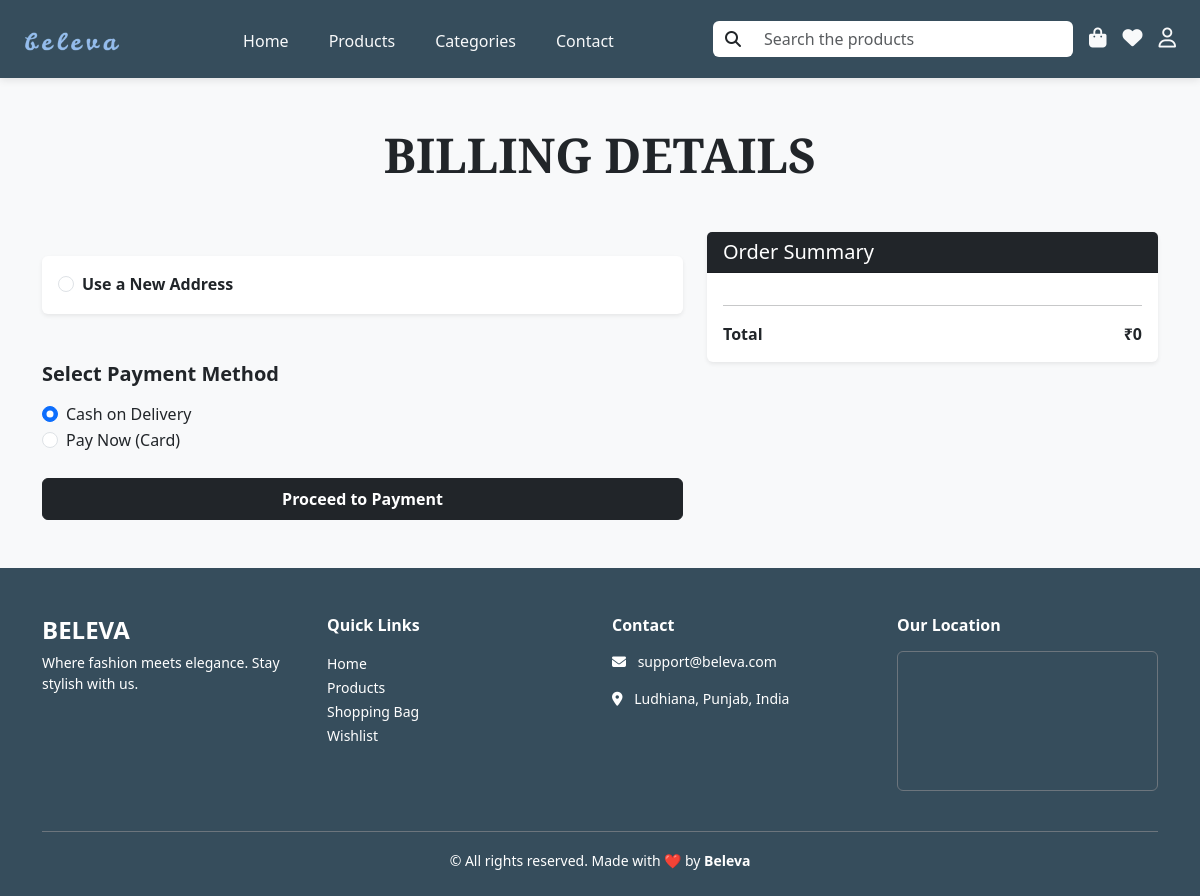
/accounts/address/ (signed in), run on an earlier commit of the app's database.
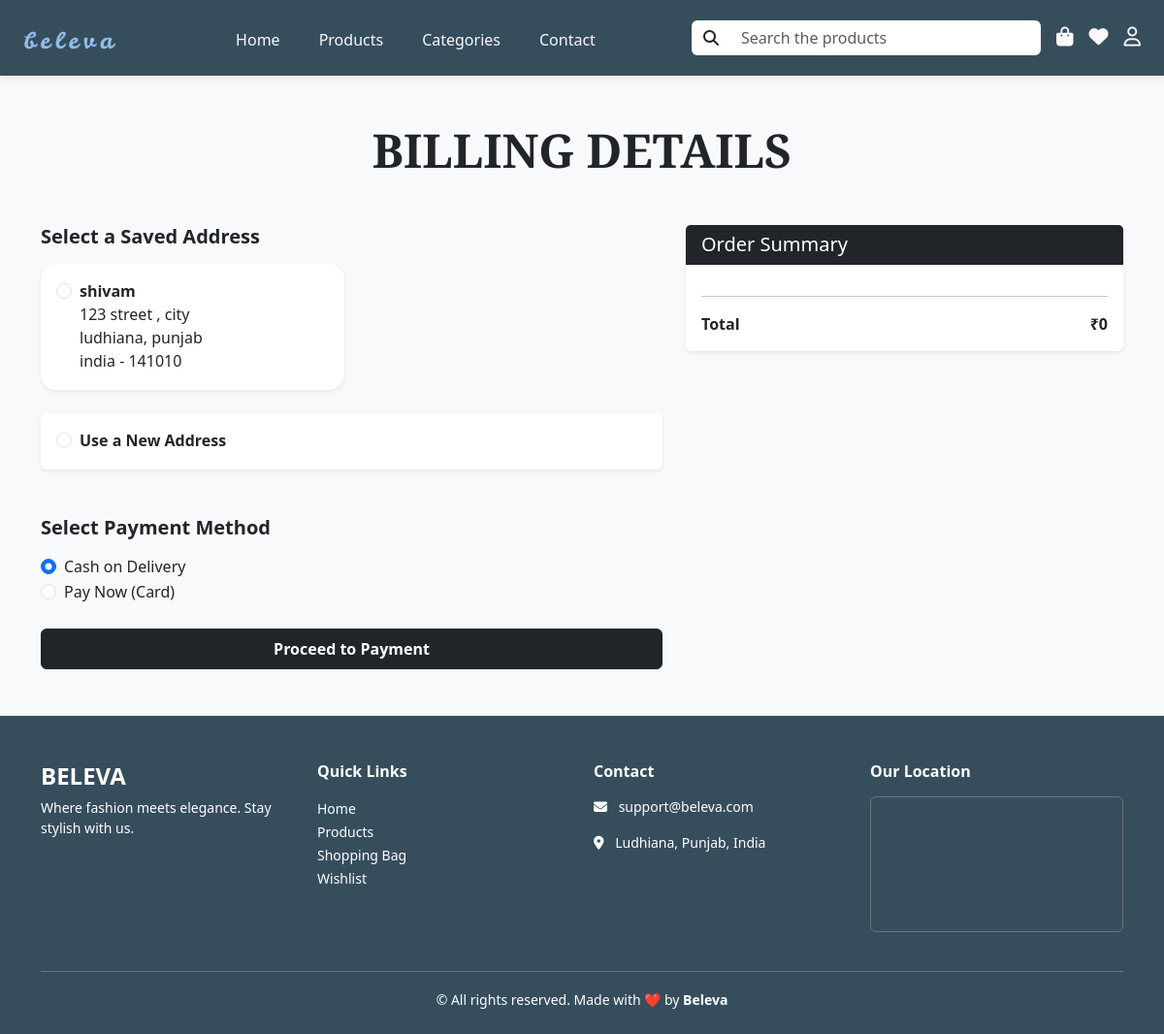
And on a later commit of the database.
### accounts/models.py (models this page shows, shortened)
class BillingAddress(models.Model):
    user = models.ForeignKey(Register , on_delete=models.CASCADE , null=True , blank=True)
    full_name = models.CharField(max_length=100)
    email_shipping = models.EmailField()
    phone = models.IntegerField()
    address = models.CharField(max_length=150)
    country = models.CharField(max_length=50)
    city = models.CharField(max_length=50)
    state = models.CharField(max_length=50)
    zip_code = models.IntegerField()
    order_notes = models.TextField(blank=True , null=True)
    class Meta:
        verbose_name = 'billing address'
        verbose_name_plural = 'billing addresses'

### accounts/views.py (the view, shortened to what this page needs)
# urls.py: path( 'address/' , views.address , name="address" ),
def address(request):
    register_id = request.session.get('register_id')
    if not register_id:
        return redirect('login')
    user = Register.objects.get(id = register_id)
    saved_address = BillingAddress.objects.filter(user_id = register_id)
    buy_now = request.session.get('buy_now')
    if buy_now:
        product = get_object_or_404(AllProducts , id=buy_now['id'])
        quantity = buy_now.get('quantity' , 1)
        total = product.discount_price * quantity
        grand_total += price
        items.append({
            'product' : product ,
            'quantity' : quantity ,
            'price' : total
            })
    else:
        cart = CartItem.objects.filter(user_id = register_id)
        total = 0
        for item in cart:
            total += item.total_price()
        items = cart
    return render(request , 'accounts/billing.html' , {'saved_address' : saved_address , 'items' : items , 'total' : total})

### products/context_processors.py (called while the page is built)
def wishlist_processor(request):
    wishlist_ids = []
    user_id = request.session.get('register_id')
    if user_id:
        wishlist_ids = list(Wishlist.objects.filter(user_id=user_id).values_list('product_id', flat=True))
    return {'wishlist_ids': wishlist_ids}

### templates/accounts/billing.html (shortened to what this page needs)
{% extends 'base.html' %}
{% block content %}
<div class="container my-5">
  <h2 class="text-center fw-semibold display-5 mb-5 text-uppercase" style="font-family: 'Playfair Display', serif;">Billing Details</h2>
  <div class="row g-4">
    <div class="col-12 col-lg-7">
      <form method="post" id="billing-form" class="needs-validation" novalidate>
        {% if saved_address %}
        <h5 class="fw-semibold mb-3">Select a Saved Address</h5>
        <div class="row g-3">
          {% for addr in saved_address %}
          <div class="col-12 col-md-6">
            <div class="card h-100 shadow-sm border-0 address-card">
              <div class="card-body">
                <div class="form-check">
                  <input class="form-check-input" type="radio" name="selected_address"
                    id="addr{{ addr.id }}" value="{{ addr.id }}"
                    {% if forloop.first %}required{% endif %}
                    onclick="toggleNewAddress(false)">
                  <label class="form-check-label" for="addr{{ addr.id }}">
                    <strong>{{ addr.full_name }}</strong><br>
                    {{ addr.address }}<br>
                    {{ addr.city }}, {{ addr.state }}<br>
                    {{ addr.country }} - {{ addr.zip_code }}
                  </label>
                </div>
              </div>
            </div>
          </div>
          {% endfor %}
        </div>
        {% endif %}
        <div class="mt-4">
          <div class="card border-0 shadow-sm">
            <div class="card-body">
              <div class="form-check">
                <input class="form-check-input" type="radio" name="selected_address"
                  id="newAddress" value="" onclick="toggleNewAddress(true)">
                <label class="form-check-label fw-semibold" for="newAddress">
                  Use a New Address
                </label>
              </div>
            </div>
          </div>
        </div>
        <div class="mt-5">
          <h5 class="fw-semibold mb-3">Select Payment Method</h5>
          <div class="form-check">
            <input class="form-check-input" type="radio" name="payment_method" value="COD" id="cod" checked>
            <label class="form-check-label" for="cod">Cash on Delivery</label>
          </div>
          <div class="form-check">
            <input class="form-check-input" type="radio" name="payment_method" value="CARD" id="card">
            <label class="form-check-label" for="card">Pay Now (Card)</label>
          </div>
        </div>
        <button type="submit" class="btn btn-dark w-100 mt-4 py-2 fw-semibold">Proceed to Payment</button>
      </form>
    </div>
    <div class="col-12 col-lg-5">
      <div class="card shadow-sm border-0">
        <div class="card-header bg-dark text-white">
          <h5 class="mb-0">Order Summary</h5>
        </div>
        <div class="card-body">
          <hr>
          <div class="d-flex justify-content-between fw-bold">
            <span>Total</span>
            <span>₹{{ total }}</span>
          </div>
        </div>
      </div>
    </div>
  </div>
</div>
{% endblock %}

What changed in the data, as far as the page shows it:
added BillingAddress: selected_address "☐ shivam 123 street , city ludhi", full_name "shivam", address "123 street , city", city "ludhiana", state "punjab", country "india", zip_code "141010"
Also different on the page:
text now shown: "Select a Saved Address"
